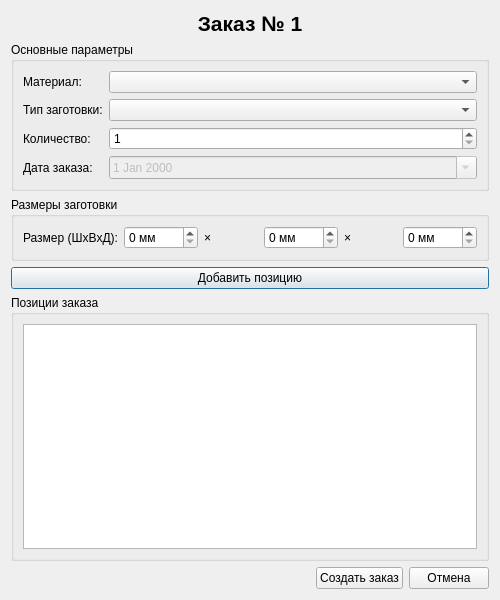
<?xml version="1.0" encoding="UTF-8"?>
<ui version="4.0">
 <class>Dialog</class>
 <widget class="QDialog" name="Dialog">
  <property name="geometry">
   <rect>
    <x>0</x>
    <y>0</y>
    <width>500</width>
    <height>600</height>
   </rect>
  </property>
  <property name="windowTitle">
   <string>Создание заказа</string>
  </property>
  <layout class="QVBoxLayout" name="verticalLayout">
   <item>
    <widget class="QLabel" name="label_order_number">
     <property name="text">
      <string>Заказ № 1</string>
     </property>
     <property name="alignment">
      <set>Qt::AlignCenter</set>
     </property>
     <property name="styleSheet">
      <string>font-size: 16pt; font-weight: bold;</string>
     </property>
    </widget>
   </item>
   <item>
    <widget class="QGroupBox" name="groupBox_component">
     <property name="title">
      <string>Основные параметры</string>
     </property>
     <layout class="QFormLayout" name="formLayout">
      <item row="0" column="0">
       <widget class="QLabel" name="label_material">
        <property name="text">
         <string>Материал:</string>
        </property>
       </widget>
      </item>
      <item row="0" column="1">
       <widget class="QComboBox" name="comboBox_material"/>
      </item>
      <item row="1" column="0">
       <widget class="QLabel" name="label_blank_type">
        <property name="text">
         <string>Тип заготовки:</string>
        </property>
       </widget>
      </item>
      <item row="1" column="1">
       <widget class="QComboBox" name="comboBox_blank_type"/>
      </item>
      <item row="2" column="0">
       <widget class="QLabel" name="label_quantity">
        <property name="text">
         <string>Количество:</string>
        </property>
       </widget>
      </item>
      <item row="2" column="1">
       <widget class="QSpinBox" name="spinBox_quantity">
        <property name="minimum">
         <number>1</number>
        </property>
        <property name="maximum">
         <number>100</number>
        </property>
        <property name="value">
         <number>1</number>
        </property>
       </widget>
      </item>
      <item row="3" column="0">
       <widget class="QLabel" name="label_date_order">
        <property name="text">
         <string>Дата заказа:</string>
        </property>
       </widget>
      </item>
      <item row="3" column="1">
       <widget class="QDateEdit" name="dateEdit_order">
        <property name="enabled">
         <bool>false</bool>
        </property>
        <property name="calendarPopup">
         <bool>true</bool>
        </property>
       </widget>
      </item>
     </layout>
    </widget>
   </item>
   <item>
    <widget class="QGroupBox" name="groupBox_sizes">
     <property name="title">
      <string>Размеры заготовки</string>
     </property>
     <layout class="QFormLayout" name="formLayout_3">
      <item row="0" column="0">
       <widget class="QLabel" name="label_blank_size">
        <property name="text">
         <string>Размер (ШxВxД):</string>
        </property>
       </widget>
      </item>
      <item row="0" column="1">
       <layout class="QHBoxLayout" name="horizontalLayout">
        <item>
         <widget class="QSpinBox" name="spinBox_blank_width">
          <property name="suffix">
           <string> мм</string>
          </property>
          <property name="maximum">
           <number>9999</number>
          </property>
         </widget>
        </item>
        <item>
         <widget class="QLabel" name="label_x1">
          <property name="text">
           <string>×</string>
          </property>
         </widget>
        </item>
        <item>
         <widget class="QSpinBox" name="spinBox_blank_height">
          <property name="suffix">
           <string> мм</string>
          </property>
          <property name="maximum">
           <number>9999</number>
          </property>
         </widget>
        </item>
        <item>
         <widget class="QLabel" name="label_x2">
          <property name="text">
           <string>×</string>
          </property>
         </widget>
        </item>
        <item>
         <widget class="QSpinBox" name="spinBox_blank_length">
          <property name="suffix">
           <string> мм</string>
          </property>
          <property name="maximum">
           <number>9999</number>
          </property>
         </widget>
        </item>
       </layout>
      </item>
     </layout>
    </widget>
   </item>
   <item>
    <widget class="QPushButton" name="pushButton_add_position">
     <property name="text">
      <string>Добавить позицию</string>
     </property>
    </widget>
   </item>
   <item>
    <widget class="QGroupBox" name="groupBox_positions">
     <property name="title">
      <string>Позиции заказа</string>
     </property>
     <layout class="QVBoxLayout" name="verticalLayout_positions">
      <item>
       <widget class="QTableWidget" name="tableWidget_positions">
        <property name="editTriggers">
         <set>QAbstractItemView::NoEditTriggers</set>
        </property>
        <property name="selectionBehavior">
         <enum>QAbstractItemView::SelectRows</enum>
        </property>
       </widget>
      </item>
     </layout>
    </widget>
   </item>
   <item>
    <layout class="QHBoxLayout" name="horizontalLayout_buttons">
     <item>
      <spacer name="horizontalSpacer">
       <property name="orientation">
        <enum>Qt::Horizontal</enum>
       </property>
       <property name="sizeHint" stdset="0">
        <size>
         <width>40</width>
         <height>20</height>
        </size>
       </property>
      </spacer>
     </item>
     <item>
      <widget class="QPushButton" name="pushButton_save">
       <property name="text">
        <string>Создать заказ</string>
       </property>
      </widget>
     </item>
     <item>
      <widget class="QPushButton" name="pushButton_cancel">
       <property name="text">
        <string>Отмена</string>
       </property>
      </widget>
     </item>
    </layout>
   </item>
  </layout>
 </widget>
 <resources/>
 <connections/>
</ui>
